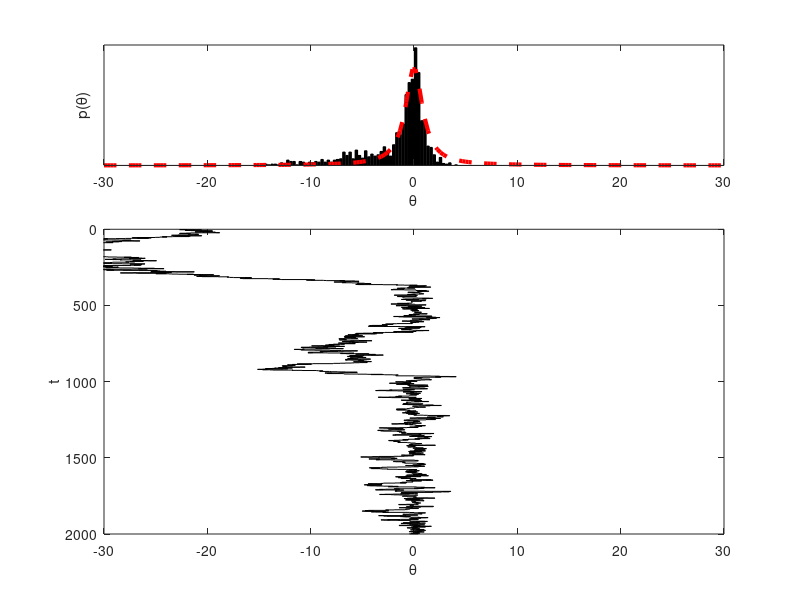

Recreate this plot in MATLAB.
# Use the Metropolis procedure to sample from Cauchy density
1; # not a function file
function y = cauchy(theta)
  # returns the unnormalized density of the cauchy distribution
  y = 1 ./ (1 + theta .^ 2);
end


# Initialise the Metropolis sampler
T = 2000; # max iterations
burnin = 500; # samples to exclude
sigma = 1; # std dev of normal proposal density
thetamin  = -30; thetamax = 30; # define a range for starting values
theta = zeros(1, T); # init storage space for our samples
seed=1; rand('state', seed); randn('state',seed); # set the random seed
theta(1) = unifrnd (thetamin, thetamax);
# theta(1) = 0;

# start sampling
t = 1;
while t < T # iterate until we have T samples
  t=t+1;
  # propose a new value for theta using a normal proposal density
  theta_star = normrnd (theta(t-1), sigma);
  # calculate the acceptance ratio
  alpha = min ([ 1 (cauchy( theta_star) / cauchy (theta(t-1) ))]);
  # draw a uniform deviate from [0. 1]
  u = rand;
  # do we accept this proposal?
  if u < alpha
     theta(t) = theta_star; # if so, proposal becomes a new state
  else
    theta(t) = theta(t-1); # if not, copy old state
  end
end

# Display histogram of our samples
figure (1); clf;
subplot (3,1,1);
nbins = 200;
thetabins = linspace (thetamin, thetamax, nbins);
counts = hist (theta(burnin:T), thetabins);
bar (thetabins, counts/sum(counts), 'k');
xlim ([thetamin thetamax]);
xlabel ('\theta'); ylabel ('p(\theta)');

# overlay the theoretical density
y = cauchy (thetabins);
hold on;
plot (thetabins, y/sum(y), 'r--', 'LineWidth', 3);
set (gca, 'YTick', []);

# display history of our samples
subplot (3,1,2:3);
stairs (theta, 1:T, 'k-');
ylabel ('t'); xlabel ('\theta');
set (gca, 'YDir', 'reverse');
xlim ([thetamin thetamax]);

